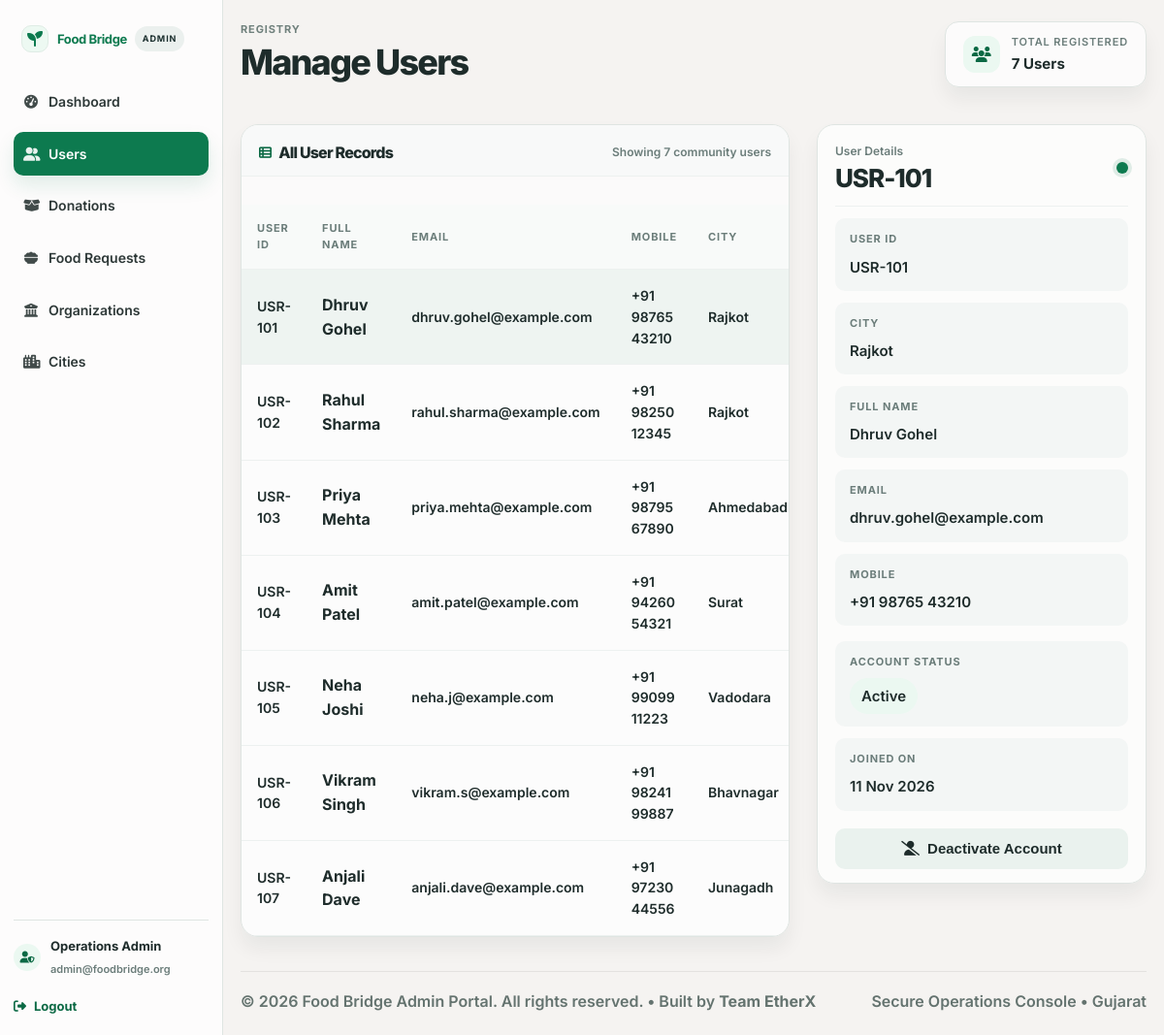
Page /admin/users.php (signed in) on the committed database.
### tables this page shows
CREATE TABLE IF NOT EXISTS `users` (
  `id` INT AUTO_INCREMENT PRIMARY KEY,
  `name` VARCHAR(150) NOT NULL,
  `email` VARCHAR(150) NOT NULL UNIQUE,
  `phone` VARCHAR(30) NOT NULL,
  `password` VARCHAR(255) NOT NULL,
  `city` VARCHAR(100) NOT NULL,
  `role` ENUM('user', 'admin') DEFAULT 'user',
  `status` ENUM('Active', 'Inactive', 'Blocked') DEFAULT 'Active',
  `created_at` DATETIME DEFAULT CURRENT_TIMESTAMP,
  `updated_at` DATETIME DEFAULT CURRENT_TIMESTAMP ON UPDATE CURRENT_TIMESTAMP,
  INDEX `idx_users_phone` (`phone`)
);

### config/auth.php (called while the page is built, shortened)
<?php
function currentAdmin(): ?array {
    static $admin = null;
    if ($admin === null) {
        $db = getDB();
        $stmt = $db->prepare("SELECT id, name, email, role, status, created_at FROM admins WHERE id = ?");
        $stmt->execute([$_SESSION['admin_id']]);
        $admin = $stmt->fetch() ?: null;
    }
    return $admin;
}

### admin/users.php (the view, shortened to what this page needs)
<?php
require_once __DIR__ . '/../config/auth.php';
$admin = currentAdmin();
$db = getDB();
$usersStmt = $db->query("SELECT * FROM users ORDER BY id ASC");
$users = $usersStmt->fetchAll();
$totalUsers = count($users);
$selectedId = intval($_GET['selected'] ?? ($users[0]['id'] ?? 1));
$selectedUser = null;
foreach ($users as $u) {
    if ($u['id'] == $selectedId) {
        $selectedUser = $u;
        break;
    }
}
?>
<!DOCTYPE html>
<html lang="en">
<head>
  <link rel="stylesheet" href="https://cdnjs.cloudflare.com/ajax/libs/font-awesome/6.5.0/css/all.min.css">
  <link rel="stylesheet" href="../css/style.css">
  <link rel="stylesheet" href="css/admin-dashboard.css">
  <link rel="stylesheet" href="css/admin-users.css">
</head>
<body class="admin-dashboard-page">
  <div class="admin-app-shell">
    <aside class="admin-sidebar">
      <div class="brand-row">
        <a class="admin-brand" href="../index.php" aria-label="Food Bridge home">
          <span class="admin-brand-mark"><i class="fa-solid fa-seedling"></i></span>
          <span class="admin-brand-copy">
            <strong>Food Bridge</strong>
          </span>
        </a>
        <span class="admin-sidebar-tag">ADMIN</span>
      </div>
      <nav class="admin-nav" aria-label="Admin navigation">
        <a href="dashboard.php" class="nav-item"><i class="fa-solid fa-gauge-high"></i> Dashboard</a>
        <a href="users.php" class="nav-item active"><i class="fa-solid fa-user-group"></i> Users</a>
        <a href="donations.php" class="nav-item"><i class="fa-solid fa-box-open"></i> Donations</a>
        <a href="requests.php" class="nav-item"><i class="fa-solid fa-bowl-food"></i> Food Requests</a>
        <a href="organizations.php" class="nav-item"><i class="fa-solid fa-building-columns"></i> Organizations</a>
        <a href="cities.php" class="nav-item"><i class="fa-solid fa-city"></i> Cities</a>
      </nav>
      <div class="admin-user-box">
        <div class="admin-user-mini">
          <span class="mini-avatar"><i class="fa-solid fa-user-shield"></i></span>
          <div>
            <strong><?php echo htmlspecialchars($admin['name'] ?? 'System Admin'); ?></strong>
            <small><?php echo htmlspecialchars($admin['email'] ?? 'admin@foodbridge.org'); ?></small>
          </div>
        </div>
        <a href="logout.php" class="logout-link"><i class="fa-solid fa-right-from-bracket"></i> Logout</a>
      </div>
    </aside>
    <main class="admin-main-panel users-panel">
      <header class="topbar users-topbar">
        <div class="topbar-title-wrap">
          <span class="page-kicker">Registry</span>
          <h1>Manage Users</h1>
        </div>
        <div class="users-summary-card">
          <span class="summary-icon"><i class="fa-solid fa-users"></i></span>
          <div class="summary-copy">
            <small>Total Registered</small>
            <strong><?php echo $totalUsers; ?> Users</strong>
          </div>
        </div>
      </header>
      <section class="users-content">
        <div class="users-table-block">
          <div class="section-header">
            <h2><i class="fa-solid fa-table-list"></i> All User Records</h2>
            <span>Showing <?php echo $totalUsers; ?> community users</span>
          </div>
          <div class="users-table-wrap">
            <table class="users-table">
              <thead>
                <tr>
                  <th>User ID</th>
                  <th>Full Name</th>
                  <th>Email</th>
                  <th>Mobile</th>
                  <th>City</th>
                </tr>
              </thead>
              <tbody>
                <?php foreach ($users as $u):
                  $isSel = ($selectedUser && $selectedUser['id'] == $u['id']);
                  $userUid = 'USR-' . (100 + $u['id']);
                ?>
                  <tr class="<?php echo $isSel ? 'selected' : ''; ?>" onclick="window.location.href='users.php?selected=<?php echo $u['id']; ?>'">
                    <td><?php echo $userUid; ?></td>
                    <td><span class="name-cell"><?php echo htmlspecialchars($u['name']); ?></span></td>
                    <td><?php echo htmlspecialchars($u['email']); ?></td>
                    <td><?php echo htmlspecialchars($u['phone']); ?></td>
                    <td><?php echo htmlspecialchars($u['city']); ?></td>
                  </tr>
                <?php endforeach; ?>
              </tbody>
            </table>
          </div>
        </div>
        <?php if ($selectedUser):
          $selUid = 'USR-' . (100 + $selectedUser['id']);
        ?>
          <aside class="user-details-card">
            <div class="details-header">
              <div>
                <small>User Details</small>
                <h3><?php echo $selUid; ?></h3>
              </div>
              <span class="status-dot"></span>
            </div>
            <div class="detail-fields">
              <div class="detail-row">
                <label>User ID</label>
                <span><?php echo $selUid; ?></span>
              </div>
              <div class="detail-row">
                <label>City</label>
                <span><?php echo htmlspecialchars($selectedUser['city']); ?></span>
              </div>
              <div class="detail-row">
                <label>Full Name</label>
                <span><?php echo htmlspecialchars($selectedUser['name']); ?></span>
              </div>
              <div class="detail-row">
                <label>Email</label>
                <span><?php echo htmlspecialchars($selectedUser['email']); ?></span>
              </div>
              <div class="detail-row">
                <label>Mobile</label>
                <span><?php echo htmlspecialchars($selectedUser['phone']); ?></span>
              </div>
              <div class="detail-row account-row">
                <label>Account Status</label>
                <span class="account-tag"><?php echo htmlspecialchars($selectedUser['status']); ?></span>
              </div>
              <div class="detail-row">
                <label>Joined On</label>
                <span><?php echo date('d M Y', strtotime($selectedUser['created_at'])); ?></span>
              </div>
            </div>
            <div class="detail-actions">
              <form method="POST" action="users.php?selected=<?php echo $selectedUser['id']; ?>" style="display:contents;">
                <?php if ($selectedUser['status'] === 'Active'): ?>
                  <button type="submit" class="secondary-action"><i class="fa-solid fa-user-slash"></i> Deactivate Account</button>
                <?php else: ?>
                  <input type="hidden" name="status" value="Active" />
                  <button type="submit" class="primary-action"><i class="fa-solid fa-user-check"></i> Activate Account</button>
                <?php endif; ?>
              </form>
            </div>
          </aside>
        <?php endif; ?>
      </section>
      <footer style="margin-top: 35px; padding-top: 18px; border-top: 1px solid rgba(19, 36, 29, 0.08); display: flex; justify-content: space-between; align-items: center; color: #64736f; font-size: 12px;">
        <span>© <?php echo date('Y'); ?> Food Bridge Admin Portal. All rights reserved. • Built by <strong>Team EtherX</strong></span>
        <span>Secure Operations Console • Gujarat</span>
      </footer>
    </main>
  </div>
</body>
</html>

### css/style.css (style rules this page uses)
:root { --green: #1F6F3F; --green-deep: #154e31; --orange: #E67E22; --orange-soft: #FFF4EB; --dark: #1a1a1a; --gray: #5f6f68; --light: #f5f7f5; --white: #ffffff; --shadow: 0 20px 50px rgba(0, 0, 0, 0.1); }
* { margin: 0; padding: 0; box-sizing: border-box; }
html { scroll-behavior: smooth; font-size: 16px; }
body { font-family: 'Manrope', 'Segoe UI', sans-serif; background: var(--white); color: var(--dark); line-height: 1.7; font-size: 16px; font-weight: 600; }
h1, h2, h3, h4, h5, h6 { margin-top: 0; letter-spacing: -0.04em; line-height: 1.1; font-weight: 800; }
p, li, span, small, label, input, select, textarea, button, a { font-size: 1rem; }
a { text-decoration: none; }
:root { --green: #08733d; --green-deep: #055b30; --green-soft: #e6f7ec; --orange: #ad3c00; --orange-soft: #fff2eb; --blue: #1682c4; --blue-soft: #eaf5ff; --dark: #20212b; --gray: #68706f; --purple-tint: #f8f5ff; --shadow: 0 12px 32px rgba(29, 35, 44, 0.09); }
html { scroll-padding-top: 90px; }
body { font-family: 'Inter', 'Segoe UI', sans-serif; color: var(--dark); line-height: 1.55; }
a { color: inherit; }
button, a { -webkit-tap-highlight-color: transparent; }
.about-content h2, .section-header h2 { margin: 10px 0 10px; color: var(--dark); font-size: clamp(1.6rem, 3vw, 2rem); letter-spacing: -0.8px; line-height: 1.25; }
.section-header { max-width: 650px; margin: 0 auto 29px; text-align: center; }
.section-header h2 { margin: 7px 0 8px; }

### admin/css/admin-dashboard.css (style rules this page uses)
:root { --bg: #f5f3f1; --panel: #f8f7f6; --panel-strong: #ffffff; --line: #e1e5e2; --line-soft: #edf0ee; --text: #1d292a; --muted: #667875; --green: #0d7a4f; --green-deep: #0a6440; --green-soft: #e8f5ee; --green-soft-2: #dff6ea; --blue: #1a7ec7; --blue-soft: #eaf5ff; --orange: #c7662e; --orange-soft: #fff1ea; --shadow: 0 14px 28px rgba(18, 27, 24, 0.06); }
* { box-sizing: border-box; }
body.admin-dashboard-page { margin: 0; background: var(--bg); color: var(--text); font-family: 'Inter', 'Segoe UI', sans-serif; }
.admin-app-shell { display: grid; grid-template-columns: 230px minmax(0, 1fr); min-height: 100vh; }
.admin-sidebar { display: flex; flex-direction: column; justify-content: space-between; padding: 20px 14px 18px; border-right: 1px solid var(--line); background: rgba(255,255,255,0.78); }
.brand-row { display: flex; align-items: center; gap: 8px; padding: 6px 8px 16px; }
.admin-brand { display: inline-flex; align-items: center; gap: 9px; color: var(--green); text-decoration: none; }
.admin-brand-mark { display: grid; place-items: center; width: 28px; height: 28px; border: 1px solid #dfece5; border-radius: 10px; background: #edf9f2; }
.admin-brand-copy { font-size: 13px; font-weight: 800; letter-spacing: -0.03em; }
.admin-sidebar-tag { display: inline-flex; align-items: center; justify-content: center; padding: 6px 8px; border-radius: 999px; background: #ebf0ee; color: #1c302f; font-size: 9px; font-weight: 700; letter-spacing: 0.1em; }
.admin-nav { display: flex; flex-direction: column; gap: 8px; margin-top: 12px; }
.nav-item { display: flex; align-items: center; gap: 10px; padding: 12px 10px; border-radius: 10px; color: #2d3837; text-decoration: none; font-size: 14px; font-weight: 600; }
.nav-item i { width: 16px; text-align: center; opacity: 0.9; }
.nav-item.active { background: #0d7a4f; color: #fff; box-shadow: 0 10px 20px rgba(13, 122, 79, 0.12); }
.admin-user-box { margin-top: auto; border-top: 1px solid var(--line); padding-top: 16px; }
.admin-user-mini { display: flex; align-items: center; gap: 10px; margin-bottom: 14px; }
.mini-avatar { display: grid; place-items: center; width: 28px; height: 28px; border-radius: 50%; background: var(--green-soft); color: var(--green-deep); font-size: 12px; }
.admin-user-mini strong { display: block; font-size: 13px; }
.admin-user-mini small { color: var(--muted); font-size: 11px; }
.logout-link { display: inline-flex; align-items: center; gap: 8px; color: var(--green-deep); text-decoration: none; font-size: 13px; font-weight: 700; }
.admin-main-panel { padding: 16px 18px 22px; }
.topbar { display: flex; align-items: center; justify-content: space-between; gap: 12px; padding: 12px 0 20px; }
.page-kicker { display: block; margin-bottom: 6px; color: #70817d; font-size: 11px; letter-spacing: 0.08em; text-transform: uppercase; font-weight: 700; }
.topbar-title-wrap h1 { margin: 0; color: var(--text); font-size: clamp(2.2rem, 3vw, 3.6rem); letter-spacing: -0.05em; font-weight: 800; }

### admin/users.php (style rules this page uses)
.users-table tbody tr { cursor: pointer; }

### rows in the picture
users: id "USR-101", name "Dhruv Gohel", email "dhruv.gohel@example.com", phone "+91 98765 43210", city "Rajkot", status "Active", created_at "11 Nov 2026"
users: id "USR-102", name "Rahul Sharma", email "rahul.sharma@example.com", phone "+91 98250 12345", city "Rajkot"
users: id "USR-103", name "Priya Mehta", email "priya.mehta@example.com", phone "+91 98795 67890", city "Ahmedabad"
users: id "USR-104", name "Amit Patel", email "amit.patel@example.com", phone "+91 94260 54321", city "Surat"
users: id "USR-105", name "Neha Joshi", email "neha.j@example.com", phone "+91 99099 11223", city "Vadodara"
users: id "USR-106", name "Vikram Singh", email "vikram.s@example.com", phone "+91 98241 99887", city "Bhavnagar"
users: id "USR-107", name "Anjali Dave", email "anjali.dave@example.com", phone "+91 97230 44556", city "Junagadh"

### other values in the picture
$admin['name'] "Operations Admin"
$admin['email'] "admin@foodbridge.org"
$totalUsers "7"
